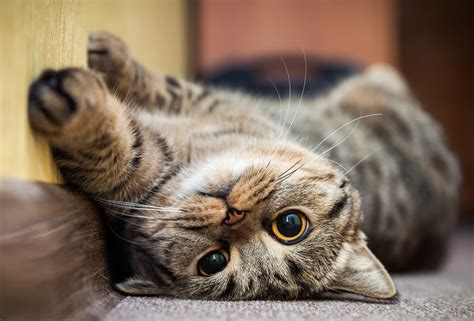
#> input picture imgs/cat.jpeg, 474 x 321 px
$ jupyter execute --allow-errors 06_noise_in_images.ipynb   (shell and % lines are left out)
#> lines starting #> are read from the running program, lines starting #| are printed output that depends on the picture
### funcs.py
import cv2 as cv
import numpy as np
from matplotlib import pyplot as plt

# ------------------------------------------------------------
### matplotlib_imshow
# ------------------------------------------------------------


# converting color mode to RGB and displaying the image as matplotlib figure
def matplotlib_imshow(
    img_title="", img=None, fig_h=5, cv_colorspace_conversion_flag=cv.COLOR_BGR2RGB
):
    """
    title: plot title (to be shown)
    img: image to plot
    fig_h = 7: figure height is set to 7
    cv_colorspace_conversion_flag = cv.COLOR_BGR2RGB: colorspace conversion
    """

    # tinkering with size
    try:
        img_height, img_width = img.shape[0], img.shape[1]
        aspect_ratio = img_width / img_height
        plt.figure(figsize=(fig_h, fig_h * aspect_ratio))
    except AttributeError:
        print(
            "None Type image. Correct_syntax is, matplotlib_imshow(img_title, img, fig_h, cv_colorspace_conversion_flag)."
        )

    # actual code for displaying the image
    plt.imshow(cv.cvtColor(img, cv_colorspace_conversion_flag))
    plt.title(img_title)
    plt.show()


# ------------------------------------------------------------
### Get grayscale canvas (2D)
# ------------------------------------------------------------


def get_canvas(shape, color_code=(80)):
    return np.full(shape, fill_value=color_code, dtype=np.uint8)


# ------------------------------------------------------------
### Auto Canny Edge detector
# ------------------------------------------------------------


# [86 lines left out: functions auto_canny, find_contours, draw_all_contours_one_by_one, not called in this run]

### 06_noise_in_images.ipynb
### Import Statements

[cell 1]
import matplotlib.pyplot as plt
import numpy as np
import cv2 as cv
import sys
import copy

[cell 2]
from skimage.util import random_noise

[cell 3]
from funcs import matplotlib_imshow

## **Adding Artificial Noise to an Image**

Noise in an image refers to unwanted or random fluctuations in the pixel values of the image. Noise can be caused by various factors such as the imaging sensor, electrical interference, or transmission errors. Usually noise in an image is undesirable since it can reduce the sharpness and contrast of an image, introduce artifacts, and make it difficult to extract meaningful information.

But there are some use cases when we would want to introduce artificial noise in an image. Some of such use cases are, testing image processing algorithms, image augmentation for training ML models, simulating real world conditions, improving image aesthetics etc.

We can certainly add noise in an image using numpy and the OpenCV library (see this short [tutorial](https://theailearner.com/2019/05/07/add-different-noise-to-an-image/)). But, there are some other libraries that offers much more simpler way of introducing different modes of noise (such as, gaussian, speckle, salt, pepper, salt and pepper, poisson etc) in our image. Two of such libraries are, [scikit image](https://scikit-image.org/docs/stable/api/skimage.util.html#random-noise) and [imgaug](https://imgaug.readthedocs.io/en/latest/). In this section we will use the `skimage.util.random_noise()` function from the scikit image library.

> `skimage.util.random_noise()` function for adding different types of artificial noise to images

<u>Function Parameters</u>
- image: input image data (ndarray). Will be converted to float.
- mode: the type of noise to add
    - gaussian (default): Gaussian-distributed additive noise.
    - localvar: Gaussian-distributed additive noise, with specified local variance at each point of image.
    - poisson: Poisson-distributed noise generated from the data.
    - salt: Replaces random pixels with 1.
    - pepper: Replaces random pixels with 0 (for unsigned images) or -1 (for signed images).
    - s&p: Replaces random pixels with either 1 or low_val, where low_val is 0 for unsigned images or -1 for signed images.
    - speckle: Multiplicative noise using out = image + n * image, where n is Gaussian noise with specified mean & variance.
- seed: This will set the random seed before generating noise, for valid pseudo-random comparisons.
- clipbool: If True (default), the output will be clipped after noise applied for modes ‘speckle’, ‘poisson’, and ‘gaussian’. This is needed to maintain the proper image data range. If False, clipping is not applied, and the output may extend beyond the range [-1, 1].
- mean: Mean of random distribution. Used in ‘gaussian’ and ‘speckle’. Default : 0.
- var: Variance of random distribution. Used in ‘gaussian’ and ‘speckle’. Note: variance = (standard deviation) ** 2. Default : 0.01
- local_vars: Array of positive floats, same shape as image, defining the local variance at every image point. Used in localvar.
- amount: Proportion of image pixels to replace with noise on range [0, 1]. Used in ‘salt’, ‘pepper’, and ‘salt & pepper’. Default : 0.05
- salt_vs_pepper: Proportion of salt vs. pepper noise for ‘s&p’ on range [0, 1]. Higher values represent more salt. Default : 0.5 (equal amounts)

**Returns:** Output floating-point image data (as ndarray) on range [0, 1] or [-1, 1] if the input image was unsigned or signed, respectively.

[cell 4]
cat_img = cv.imread("./imgs/cat.jpeg")
#> cat_img is the input picture: shape (321, 474, 3); mean B, G, R 94.2, 110.9, 129.5
matplotlib_imshow("Happy Cat", cat_img, 7)

[cell 5]
cat_img.dtype

- 'cat_img' is an unsigned image and since the output of the random_noise() function ranges between [0, 1] we will have to multiply the output of the function by 255.
- also, random_noise function converts the image to float data points and to have it back to the same datatype as the source image we will use .astype(np.uint8).

#> (a cell that did not finish here is left out)

#> (a cell that did not finish here is left out)

## **Image Filtering ([Docs](https://docs.opencv.org/4.x/d4/d13/tutorial_py_filtering.html))**

The process of convolving an Image with the help of a kernel (filter) in general is called image filtering in digital image processing.

**See this [Youtube Video](https://www.youtube.com/watch?v=Qt80GO7Pjz8&list=PLTXuqKbKkxkTy764PhX1yil5hj-5va099&index=16) To learn the basic concept of convulution, what is a kernel, how a kernel is applied to each pixel of an image, why kernel size must be odd and to learn the answers to other similar questions.**

#### *What frequency means in case of images*

**For images, frequency refers to the rate of change of pixel values.** So we can say that the **sharp edges** would be **high frequency content** because the pixel values change rapidly in that region. Going by that logic, **plain areas** would be **low frequency content**.

#### *High Pass and Low Pass Filters*

`LPF` or Low Pass Filter is the type of frequency domain filter that attenuates the high frequency components (makes less or weaker) and preserves the low frequency components. As a result, low pass filters are used for **blurring and removing noises**.

`HPF` or High Pass Filter is the opposite of low pass filters. It suppreses (clips) the low frequency components (below a certain threshold) and preserves the high frequency components. Thus, high pass filters are used for **sharpening and finding edges**.

#### *Convolution ([Wikipedia](https://en.wikipedia.org/wiki/Convolution))*

Convolution is a mathematical operation on two functions (`f and g`) that produces a third function (`f ∗ g`) which expresses how the `shape of one is modified by the other`.

The term convolution refers to both the result function and to the process of computing it. It is defined as the `integral of the product of the two functions after one is reflected about the y-axis and shifted`. The choice of which function is reflected and shifted before the integral does not change the integral result. The integral is evaluated for all values of shift, producing the convolution function.

#### *Kernel*

`Kernel:` In image processing, a kernel, convolution matrix, filter or mask is a small matrix used for blurring, sharpening, embossing, edge detection, and more. This is accomplished by doing a convolution between the kernel and an image. Or more simply, when each pixel in the output image is a function of the nearby pixels (including itself) in the input image, the kernel is that function.

-> See this [opencv tutorial](https://docs.opencv.org/3.4/d4/dbd/tutorial_filter_2d.html) to learn how exactly a kernel is applied to an image to bring about such different types of changes.

-> See this [wikipedia article](https://en.wikipedia.org/wiki/Kernel_(image_processing)) to learn more about what is a kernel, common kernel matrices, application, implementation etc.

#### *The `cv.filter2D()` function*

OpenCV provides a function `cv.filter2D(src, ddepth, kernel, anchor=(-1, -1))` to convolve a kernel with an image.

<u>Function Arguments</u>
- src: image to which filter is to be applied.
- ddepth: depth of the output image [ -1 will give the output image depth as same as the input image]
- *kernel:* convolution kernel. it is nothing but a matrix representing the coefficients of the filter.
- anchor: anchor of the kernel that indicates the relative position of a filtered point within the kernel; default value (-1,-1) means that the anchor is at the kernel center.

- ### Image Smoothing ([Wikipedia](https://en.wikipedia.org/wiki/Smoothing))

In statistics and image processing, to smooth a data set is to create an approximating function that attempts to capture important patterns in the data, while leaving out noise or other fine-scale structures/rapid phenomena. In smoothing, the data points of a signal are modified so `individual points higher than the adjacent points (presumably because of noise) are reduced, and points that are lower than the adjacent points are increased` leading to a smoother signal.

Many different algorithms are used for image smoothing which is also known as blurring. The most commonly used ones in OpenCV are, `cv.blur()`, `cv.GaussianBlur()`, `cv.medianBlur()`, `cv.bilateralFilter()`. To learn more about them see the [docs](https://docs.opencv.org/3.4/dc/dd3/tutorial_gausian_median_blur_bilateral_filter.html).

[cell 8]
# reading in a noisy image
dog_noisy_img = cv.imread(
    "./imgs/dog_noisy_img.png", 0
)  # reading mode is 0 i.e, image will be read as grayscale
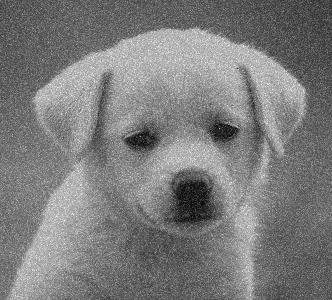
#> input picture imgs/dog_noisy_img.png, 332 x 300 px
#> dog_noisy_img is the input picture: shape (300, 332); min 0, max 254, mean 124.1

> Blurring images with `cv.blur(src, kernel_size_tuple)`

[cell 9]
normal_blur = cv.blur(dog_noisy_img, ksize=(3, 3))
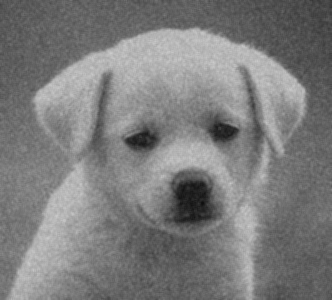
#> normal_blur: shape (300, 332); min 14, max 204, mean 124.1

> Blurring images with `cv.GaussianBlur(src, ksize_tuple, sigmaX, sigmaY)`

<u>Function Parameters</u>
- sigmaX: Gaussian kernel standard deviation in X direction.
- sigmaY: Gaussian kernel standard deviation in Y direction.

[cell 10]
gaussian_blur = cv.GaussianBlur(dog_noisy_img, (3, 3), sigmaX=1, sigmaY=1)

> Blurring images with `cv.medianBlur(src, ksize_int)`

[cell 11]
median_blur = cv.medianBlur(dog_noisy_img, 3)

> Blurring images with `cv.bilateralFilter(src, d, sigmaColor, sigmaSpace)`

<u>Function Parameters</u>
- d: Diameter of each pixel neighborhood that is used during filtering.
- sigmaSpace: a larger value of the parameter means that farther pixels will influence each other as long as their colors are close enough. When d>0, it specifies the neighborhood size regardless of sigmaSpace. Otherwise, d is proportional to sigmaSpace.
- sigmaColor: larger value of the parameter means that farther colors within the pixel neighborhood will be mixed together, resulting in larger areas of semi-equal color.

[cell 12]
bilateral_filter_blur = cv.bilateralFilter(
    dog_noisy_img, 5, sigmaSpace=10, sigmaColor=15
)

> Showing the effects of different blurring algorithms

[cell 13]
# Original Image
matplotlib_imshow("Dog (Noisy Image)", dog_noisy_img, 3)

# Blurred Images
fig, ((ax11, ax12), (ax21, ax22)) = plt.subplots(2, 2, sharex=True, sharey=True)

ax11.imshow(cv.cvtColor(normal_blur, cv.COLOR_GRAY2RGB))
ax11.set_title("Dog (blur)")

ax12.imshow(cv.cvtColor(gaussian_blur, cv.COLOR_GRAY2RGB))
ax12.set_title("Dog (GaussianBlur)")

ax21.imshow(cv.cvtColor(median_blur, cv.COLOR_GRAY2RGB))
ax21.set_title("Dog (medianBlur)")

ax22.imshow(cv.cvtColor(bilateral_filter_blur, cv.COLOR_GRAY2RGB))
ax22.set_title("Dog (bilateralFilter)")

fig.suptitle("Dog (Noisy Image) After application of different types of Filters")

plt.show()
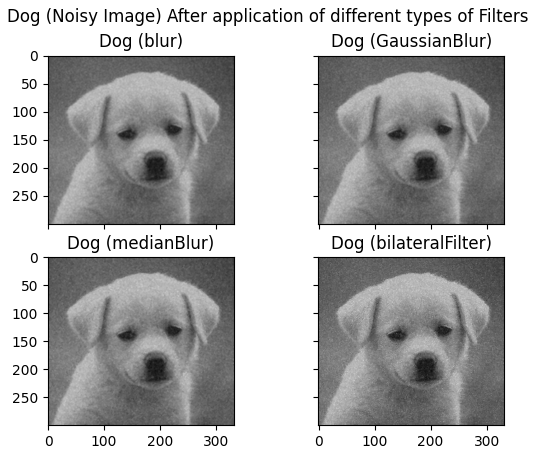
#> figure drawn by matplotlib, 4 panels

#### *Detect Blur in Images*

To Detect Blur,

1. First, we simply **Convolve an image (should be grayscale) with the Laplacian kernel (of shape 3x3)**. The Laplacian is the 2nd derivative of an image and thus it highlights the areas of an image containing rapid intensity changes. Hence it's use in Edge Detection.

2. To quantify blur, we then take the variance of the response output. A high variance should in theory, indicate the presence of both edge-like and non-edge like (hence the wide range of values resulting in a high variance), which is typical of a normal in-focus image. A low variance, thus might mean very little edges in the image meaning it might be blurred (as the more blur present the less edges there are).

[cell 14]
def getBlurScore(img):
    if len(img.shape) == 3:
        img = cv.cvtColor(img, cv.COLOR_BGR2GRAY)
    return round(cv.Laplacian(img, ddepth=cv.CV_64F).var(), 3)

[cell 15]
images = [dog_noisy_img, normal_blur, gaussian_blur, median_blur, bilateral_filter_blur]
image_titles = [
    "Original Dog Image (Noisy)",
    "Dog Image (Normal Blur Applied)",
    "Dog Image (Gaussian Blur Applied)",
    "Dog Image (Median Blur Applied)",
    "Dog Image (Bilateral Filter Blur Applied)",
]
for i, image in enumerate(images):
    print(
        "Blur Score of {title}: {score}".format(
            title=image_titles[i], score=getBlurScore(image)
        )
    )
#> this loop made 5 passes
#| Blur Score of Original Dog Image (Noisy): 5836.927
#| Blur Score of Dog Image (Normal Blur Applied): 128.513
#| Blur Score of Dog Image (Gaussian Blur Applied): 96.988
#| Blur Score of Dog Image (Median Blur Applied): 319.223
#| Blur Score of Dog Image (Bilateral Filter Blur Applied): 2763.61

So, If the Variance score of Laplacian convolved image is anything to judge by then Bilateral Filters works the best to remove noise as well as keeping the edges (At least for this particular image).

- ### Non-Local Means Image Denoising ([Docs](https://docs.opencv.org/3.4/d5/d69/tutorial_py_non_local_means.html))

We have already seen many image smoothing techniques like Gaussian Blurring, Median Blurring etc. and they were good to some extent in removing small quantities of noise. In those techniques, we took a small neighbourhood around a pixel and did some operations like gaussian weighted average, median of the values etc to replace the central element. In short, noise removal at a pixel was local to its neighbourhood.

To improve the denoising quality of images, we can use `Non-Local Means Denoising` technique. Although one significant drawback is that this process is computationally very demanding.

This technique utilizes an interesting property of noise. *Noise is generally considered to be a random variable with zero mean.* Consider a noisy pixel, p=p0+n where p0 is the true value of pixel and n is the noise in that pixel. You can take large number of same pixels (say N) from different images and compute their average. Ideally, you should get p=p0 since mean of noise is zero. So the idea is simple, we need a set of similar images to average out the noise.

Consider a small window (say 5x5 window) in the image. Chance is large that the same patch may be somewhere else in the image. Sometimes in a small neighbourhood around it. What about using these similar patches together and find their average? For that particular window, that is fine. And this is what we do in *Non-Local Means Denoising*.

See an example image below:

The blue patches in the image looks the similar. Green patches looks similar. So we take a pixel, take small window around it, search for similar windows in the image, average all the windows and replace the pixel with the result we got. This method is Non-Local Means Denoising. It takes more time compared to blurring techniques we saw earlier, but its output quality is very good.

OpenCV provides 4 variations of this technique.
- For operation on a single image,
    - `cv.fastNlMeansDenoising()` for grayscale image
    - `cv.fastNlMeansDenoisingColored()` for colored image

    <u>Parameters</u>
    - src: Input image.
    - templateWindowSize: Size in pixels of the template patch that is used to compute weights. Should be odd. Recommended value 7 pixels.
    - searchWindowSize: Size in pixels of the window that is used to compute weighted average for given pixel. Should be odd. Affect performance linearly: greater searchWindowsSize - greater denoising time. Recommended value 21 pixels.
    - h: Parameter regulating filter strength. Bigger h value perfectly removes noise but also removes image details, smaller h value preserves details but also preserves some noise.

- For working with image sequence captured in short period of time,
    - `cv.fastNlMeansDenoisingMulti()` for grayscale image
    - `cv.fastNlMeansDenoisingColoredMulti()` for colored image

    <u>Parameters</u>
    - srcImgs: sequence of input images. All images should have the same type and size.
    - imgToDenoiseIndex: Index of the target image to denoise in srcImgs sequence.
    - temporalWindowSize: Number of surrounding images to use for target image denoising. Should be odd.
    - templateWindowSize: Size in pixels of the template patch that is used to compute weights. Should be odd. Recommended value 7 pixels.
    - searchWindowSize: Size in pixels of the window that is used to compute weighted average for given pixel. Should be odd. Affect performance linearly: greater searchWindowsSize - greater denoising time. Recommended value 21 pixels.
    - h: Parameter regulating filter strength. Bigger h value perfectly removes noise but also removes image details, smaller h value preserves details but also preserves some noise.

[cell 16]
# cv.fastNlMeansDenoising() used on the dog_noisy_img
denoise_gray = cv.fastNlMeansDenoising(dog_noisy_img, 7, 21, 7)

[cell 17]
matplotlib_imshow(
    "Dog (Denoised with cv.fastNlMeansDenoising technique)", denoise_gray, 4
)

- ### Sharpening Images

Sharpening an image is the process of **increasing the contrast between adjacent pixels** to enhance the details in an image. This can be useful for a number of different image processing tasks, such as improving the clarity of an image, restoring details that have been lost due to blurring, or making an image appear more vivid and crisp.

We will need to use the `cv.filter2D(src, ddepth, kernel, anchor)` function. For the kernel we will use the [standard sharpening kernel](https://wikimedia.org/api/rest_v1/media/math/render/svg/beb8b9a493e8b9cf5deccd61bd845a59ea2e62cc).

[cell 18]
sharpening_kernel = np.array([[0, -1, 0], [-1, 5, -1], [0, -1, 0]])

[cell 19]
denoised_dog_sharpened = cv.filter2D(
    denoise_gray, ddepth=-1, kernel=sharpening_kernel, anchor=(-1, -1)
)

[cell 20]
matplotlib_imshow("Dog (Sharpened the Denoised Image)", denoised_dog_sharpened, 5)
